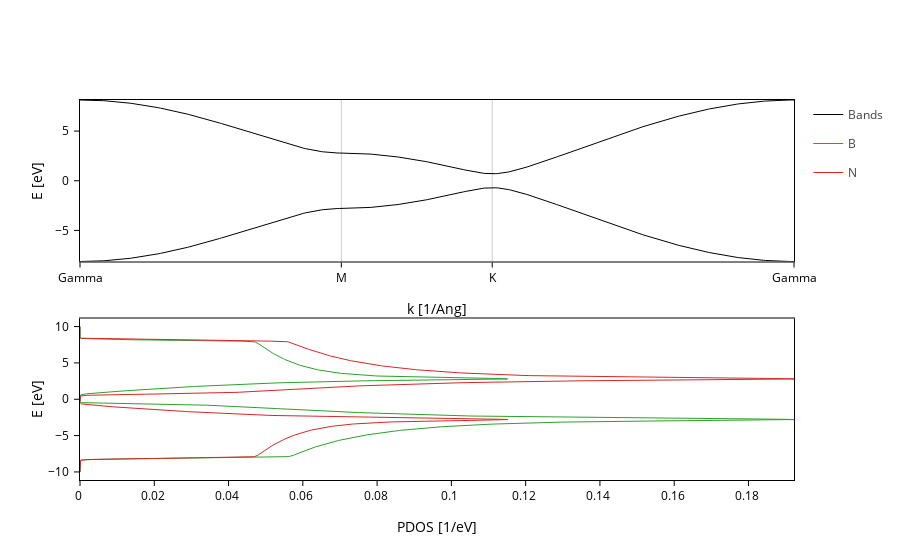

This figure's notebook cell:
### Markdown cell above
Subplots
--------

Let's try now to use the `"subplots"` method.

### Code cell
merge_plots(*plots, composite_method="subplots")

### Figure 1 — Plotly figure (JSON) as saved in the notebook; plotly's stock layout.template omitted (floating-point values rounded to 4 significant figures; data arrays with more than 128 entries replaced by an {"elided": "..."} marker saying what was removed)
{"data": [{"legendgroup": "Bands", "line": {"color": "black", "dash": "solid", "width": 1}, "meta": {"i_plot": 0}, "mode": "lines", "name": "Bands", "opacity": 1, "type": "scatter", "x": {"elided": "400 float values"}, "xaxis": "x", "y": {"elided": "400 float values"}, "yaxis": "y"}, {"legendgroup": "Bands", "line": {"color": "black", "dash": "solid", "width": 1}, "meta": {"i_plot": 0}, "mode": "lines", "name": "Bands", "opacity": 1, "showlegend": false, "type": "scatter", "x": {"elided": "400 float values"}, "xaxis": "x", "y": {"elided": "400 float values"}, "yaxis": "y"}, {"line": {"width": 1.0}, "meta": {"i_plot": 1}, "mode": "lines", "name": "B", "type": "scatter", "x": {"elided": "1000 float values"}, "xaxis": "x2", "y": {"elided": "1000 float values"}, "yaxis": "y2"}, {"line": {"width": 1.0}, "meta": {"i_plot": 1}, "mode": "lines", "name": "N", "type": "scatter", "x": {"elided": "1000 float values"}, "xaxis": "x2", "y": {"elided": "1000 float values"}, "yaxis": "y2"}], "layout": {"scene": {"xaxis": {"range": [0.0, 4.03], "showgrid": true, "ticktext": ["Gamma", "M", "K", "Gamma"], "tickvals": [0.0, 1.475, 2.326, 4.03], "title": {"text": "k [1/Ang]"}}, "yaxis": {"range": [-8.13, 8.13], "title": {"text": "E [eV]"}}}, "xaxis": {"anchor": "y", "domain": [0.0, 1.0], "range": [0.0, 4.03], "showgrid": true, "ticktext": ["Gamma", "M", "K", "Gamma"], "tickvals": [0.0, 1.475, 2.326, 4.03], "title": {"text": "k [1/Ang]"}}, "xaxis2": {"anchor": "y2", "domain": [0.0, 1.0], "title": {"text": "PDOS [1/eV]"}}, "yaxis": {"anchor": "x", "domain": [0.575, 1.0], "range": [-8.13, 8.13], "title": {"text": "E [eV]"}}, "yaxis2": {"anchor": "x2", "domain": [0.0, 0.425], "title": {"text": "E [eV]"}}}}
